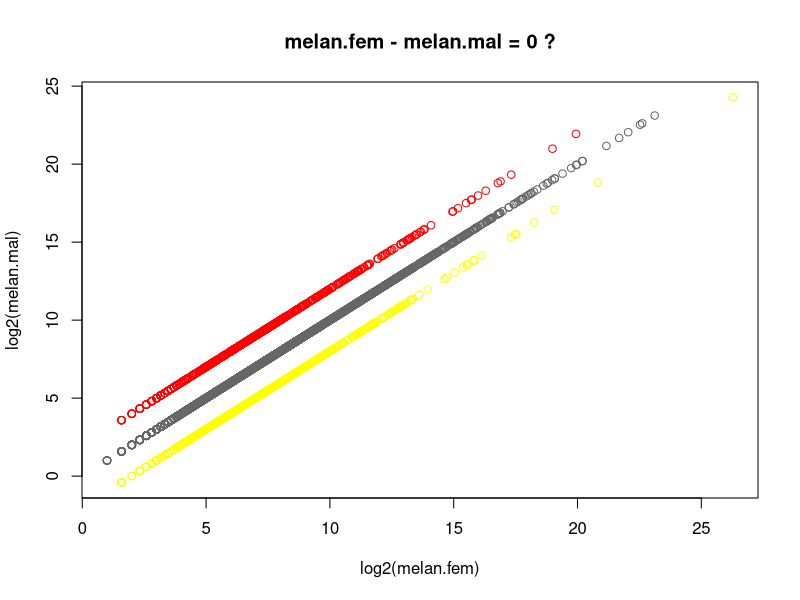
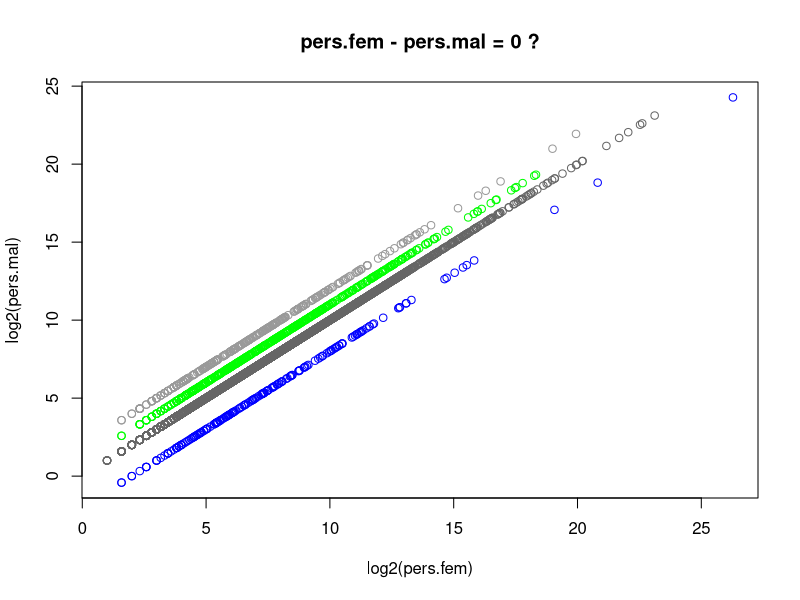
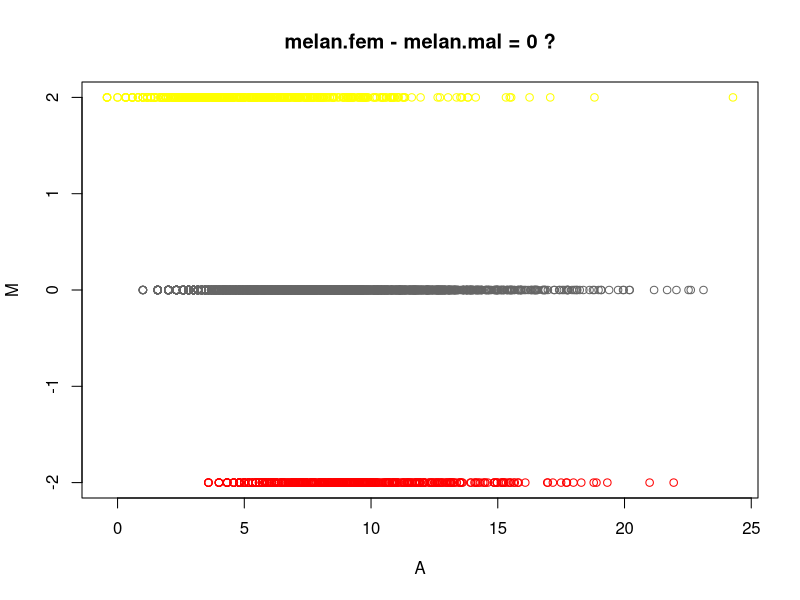
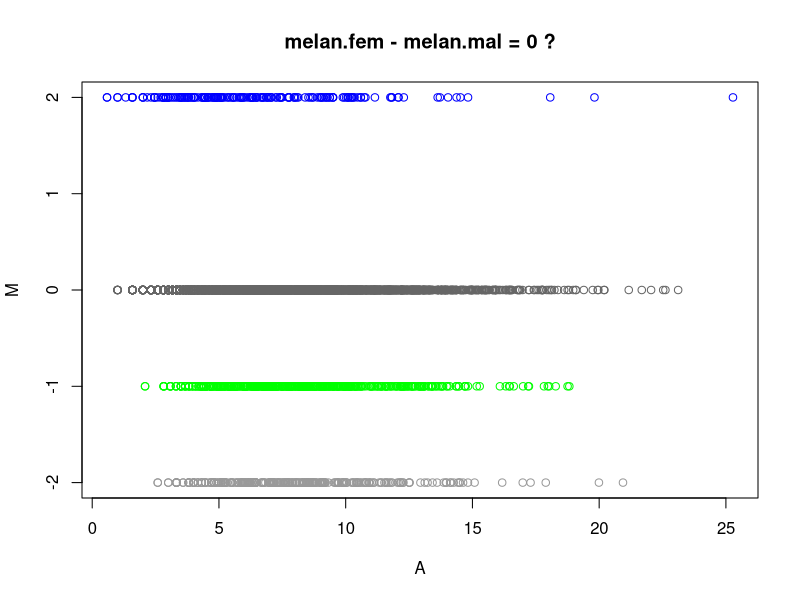
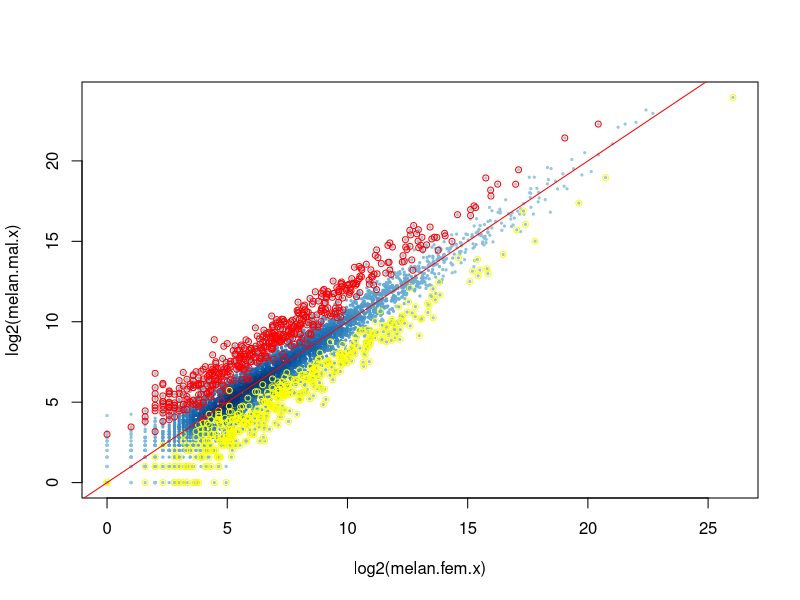
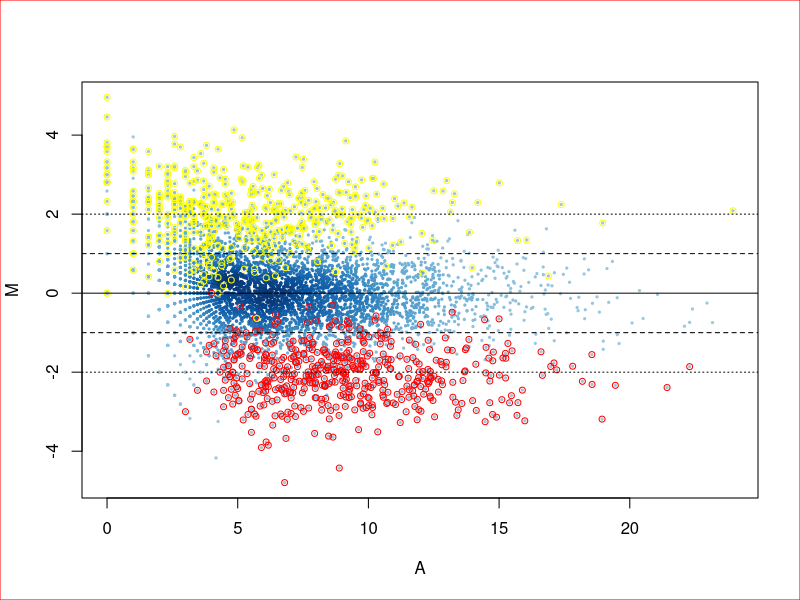
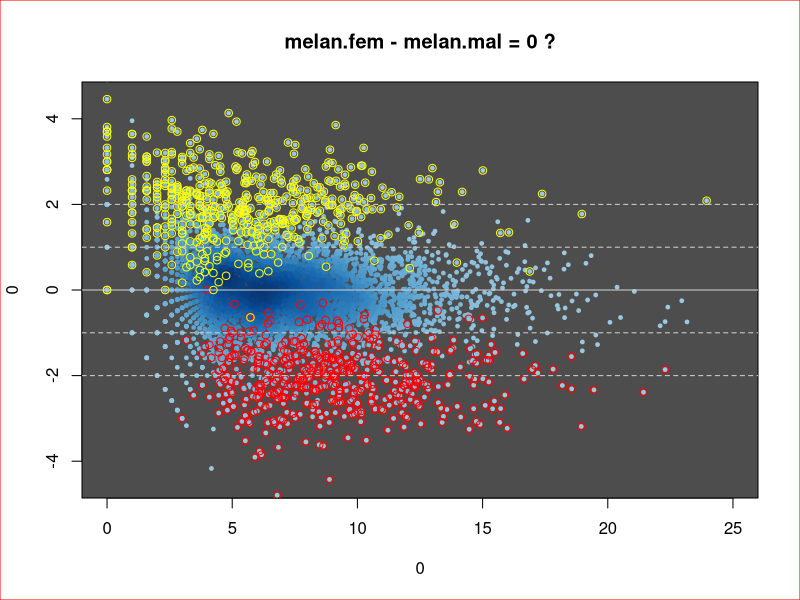
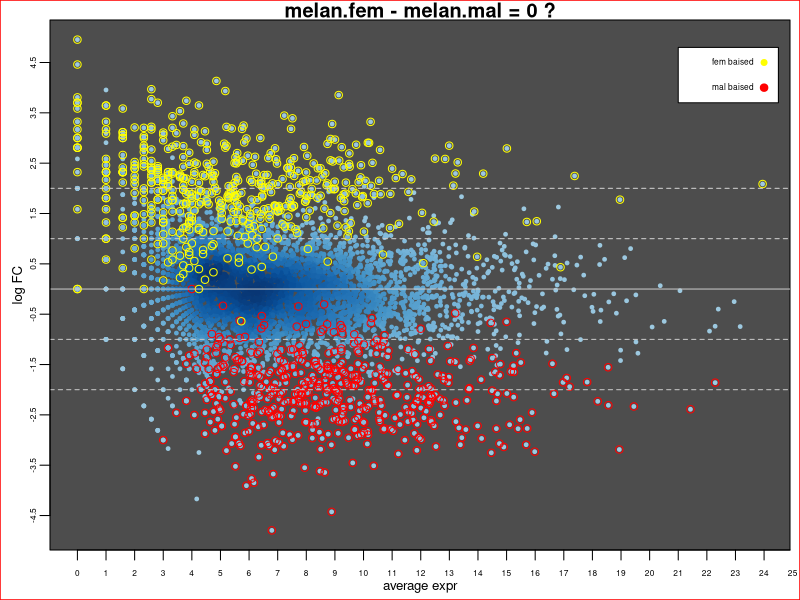

The R source for these figures, in order:
# For demo only.
# Please refer to Paul Murrells R Graphics for precise and detailed info.

set.seed(55)
true.expr = round(exp(rgamma(5000, shape=5, rate=1)))
names(true.expr) = paste("gene_", 1:length(true.expr))
head(true.expr)

# ---- D. melanogaster data 
melan.fem = true.expr
mal.scal = rep(c(4, 0.25, 1), c(500, 500, 4000))
melan.mal = true.expr * mal.scal
col.melan.sex = ifelse(mal.scal==4, "red", 
                       ifelse(mal.scal==0.25, "yellow", "gray40"))
table(col.melan.sex)

# ---- D. persimilis data
pers.fem = true.expr * rep(c(2, 1), c(200, 4800))
pers.mal = true.expr * rep(c(4, 0.25, 2, 1), c(500, 200, 300, 4000))
fc = rep(c(4, 0.25, 2, 1), c(500, 200, 300, 4000)) / rep(c(2, 1), c(200, 4800))
table(fc)
col.pers.sex = ifelse(fc==0.25, "blue", 
                       ifelse(fc==2, "green", 
                              ifelse(fc==4, "gray60", "gray40")))
table(col.pers.sex)

# --- Plot real expression levels
# (x, y) plot: difficult to read 
plot(log2(melan.fem), log2(melan.mal),
     col=col.melan.sex,
     main="melan.fem - melan.mal = 0 ?")

plot(log2(pers.fem), log2(pers.mal),
     col=col.pers.sex, 
     main="pers.fem - pers.mal = 0 ?")

# MA-plot: Easy to interpret vertical deviation
M = log2(melan.fem) - log2(melan.mal)
A = 0.5*(log2(melan.mal) + log2(melan.mal))
plot(A, M, col=col.melan.sex,
     main="melan.fem - melan.mal = 0 ?")

M = log2(pers.fem) - log2(pers.mal)
A = 0.5*(log2(pers.fem) + log2(pers.mal))
plot(A, M, col=col.pers.sex,
     main="melan.fem - melan.mal = 0 ?")

# Add noise
melan.fem.x = rnbinom(length(melan.fem), mu=melan.fem, size=1/0.1)
melan.mal.x = rnbinom(length(melan.mal), mu=melan.mal, size=1/0.1)

# (x, y) plot: difficult to read 
plot(log2(melan.fem.x), log2(melan.mal.x),
     col=densCols(log2(melan.fem.x), log2(melan.mal.x)),
     cex=0.3, pch=19)
points(log2(melan.fem.x)[1:1000], log2(melan.mal.x)[1:1000],
       col=col.melan.sex[1:1000], cex=0.8)
abline(a=0, b=1, col="red")

# MA-plot: Easy to interpret vertical deviation
M = log2(melan.fem.x) - log2(melan.mal.x)
A = 0.5*(log2(melan.mal.x) + log2(melan.mal.x))
plot(A, M, col=densCols(A, M), pch=19, cex=0.3)
points(A[1:1000], M[1:1000], col=col.melan.sex[1:1000],
       cex=0.8)
abline(h=c(-2, -1, 0, 1, 2), lty=c(3, 2, 1, 2, 3))
box("figure", col="red")

# change background
plot(0, 0, 
     ylim=c(-4.5, 4.5),
     xlim=c(0, 25),
     col=densCols(A, M), pch=19, cex=0.3,
     main="melan.fem - melan.mal = 0 ?")

rect(par("usr")[1],
     par("usr")[3],
     par("usr")[2],
     par("usr")[4], 
     col="gray30")

points(A, M, col=densCols(A, M), pch=19, cex=0.5)
points(A[1:1000], M[1:1000], col=col.melan.sex[1:1000])
abline(h=c(-2, -1, 0, 1, 2), lty=c(2, 2, 1, 2, 2),
       col="gray80")
box("figure", col="red")

# change margin
par("mar") # see default
par(mar=c(2.5, 2.5, 1, 0.5)) 
plot(A, M, col=densCols(A, M), pch=19, cex=0.3,
     main="melan.fem - melan.mal = 0 ?",
     xaxt="none", yaxt="none",
     xlab="", ylab="")

rect(par("usr")[1],
     par("usr")[3],
     par("usr")[2],
     par("usr")[4], 
     col="gray30")

points(A, M, col=densCols(A, M), pch=19, cex=0.5)
points(A[1:1000], M[1:1000], col=col.melan.sex[1:1000])
abline(h=c(-2, -1, 0, 1, 2), lty=c(2, 2, 1, 2, 2),
       col="gray80")
box("figure", col="red")

# x ---margins
axis(side=1, at=seq(0, 25), labels=FALSE)
mtext(text=seq(0, 25), side=1, line=0.5, 
      at=seq(0, 25),
      cex=0.5)
mtext(text="average expr", side=1, line=1.2, cex=0.8)

# y ---margins
axis(side=2, at=seq(-4.5, 4.5), labels=FALSE)
mtext(text=seq(-4.5, 4.5), side=2, line=0.5, 
      at=seq(-4.5, 4.5),
      cex=0.5)
mtext(text="log FC", side=2, line=1.2, cex=0.8)

# add legend
rect(21, 3.7, 24.5, 4.8, col="white", cex=0.8)
points(24, 4.5, pch=19, col="yellow", cex=0.8)
points(24, 4, pch=19, col="red")
text(24, 4.5, "fem baised", pos=2, cex=0.5)
text(24, 4, "mal baised", pos=2, cex=0.5)

box("figure", col="red")
